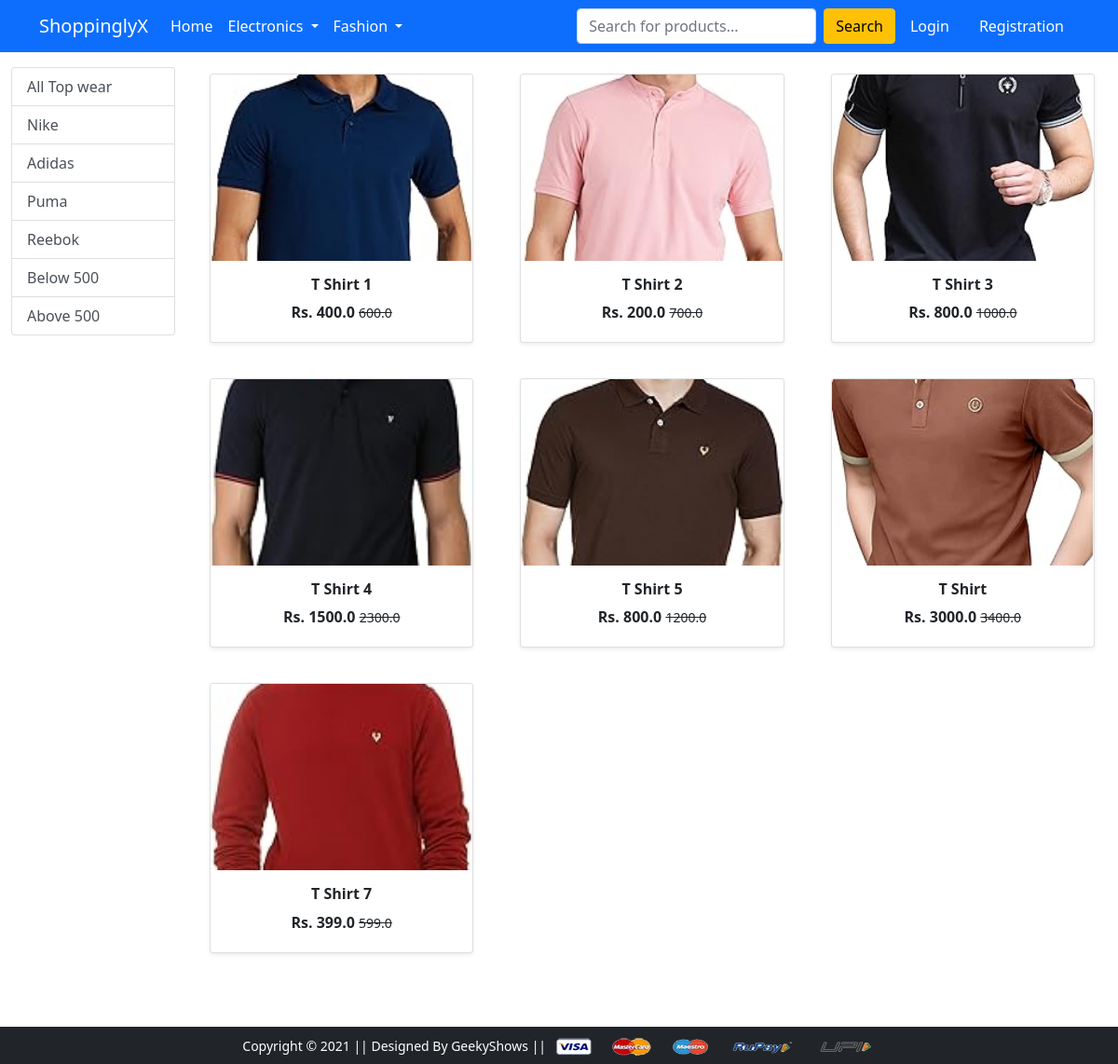
Screenshot of /topwear/ with the database file from the repository.
### app/models.py (models this page shows, shortened)
class Product(models.Model):
     title= models.CharField(max_length=100)
     selling_price= models.FloatField()
     discounted_price=models.FloatField()
     description = models.TextField()
     brand= models.CharField(max_length=100)
     category=models.CharField(choices=CATEGORY_CHOICES,max_length=2)
     product_image = models.ImageField(upload_to='productimg')

### app/views.py (the view)
# urls.py: path('topwear/', views.topwear_view, name='topwear'),
def topwear_view(request, data="None"):
    if data == 'None':
        topwear = Product.objects.filter(category='TW')  # Assuming 'TW' represents Top Wears
    elif data in ['Nike', 'Adidas', 'Puma', 'Reebok']:  # Add more brands if needed
        topwear = Product.objects.filter(category='TW', brand=data)
    elif data == 'below':
        topwear = Product.objects.filter(category='TW', discounted_price__lt=1000)  # Adjust price range as needed
    elif data == 'above':
        topwear = Product.objects.filter(category='TW', discounted_price__gt=1000)
    return render(request, 'app/topwear.html', {'topwear': topwear})

### app/context_processors.py (called while the page is built)
def cart_total(request):
    if request.user.is_authenticated:
        totalitem = Cart.objects.filter(user=request.user).aggregate(total_quantity=Sum('quantity'))['total_quantity'] or 0
        print("here total item is: ", totalitem)
    else:
        totalitem = 0
    return {'totalitems': totalitem}

### app/templates/app/topwear.html (shortened to what this page needs)
{% extends 'app/base.html' %}
{% load static %}
{% block main-content %}
<div class="container-fluid my-3">
  <div class="row">
    <div class="col-lg-2 col-md-3 col-sm-4 col-12 mb-3">
      <div class="list-group">
        <a href="{% url 'topwear' %}" class="list-group-item list-group-item-action" aria-current='true'>
          All Top wear
        </a>
        <a href="{% url 'topweardata' 'Nike' %}" class="list-group-item list-group-item-action">Nike</a>
        <a href="{% url 'topweardata' 'Adidas' %}" class="list-group-item list-group-item-action">Adidas</a>
        <a href="{% url 'topweardata' 'Puma' %}" class="list-group-item list-group-item-action">Puma</a>
        <a href="{% url 'topweardata' 'Reebok' %}" class="list-group-item list-group-item-action">Reebok</a>
        <a href="{% url 'topweardata' 'below' %}" class="list-group-item list-group-item-action">Below 500</a>
        <a href="{% url 'topweardata' 'above' %}" class="list-group-item list-group-item-action">Above 500</a>
      </div>
    </div>
    <div class="col-lg-10 col-md-9 col-sm-8 col-12">
      <div class="row">
        {% for product in topwear %}
          <div class="col-lg-4 col-md-6 col-sm-12 mb-4 d-flex justify-content-center">
            <a href="{% url 'product-detail' product.id %}" class="btn w-100">
              <div class="card shadow-sm">
                <img src="{{ product.product_image.url }}" alt="{{ product.title }}" class="card-img-top img-fluid" style="height: 200px; object-fit: cover;">
                <div class="card-body text-center">
                  <h6 class="fw-bold">{{ product.title }}</h6>
                  <p class="fw-bold mb-1">Rs. {{ product.discounted_price }}
                    <small class="fw-light text-decoration-line-through">{{ product.selling_price }}</small>
                  </p>
                </div>
              </div>
            </a>
          </div>
        {% endfor %}
      </div>
    </div>
  </div>
</div>
{% endblock main-content %}

### rows the page displays
Product: product_image (picture), title "T Shirt 1", discounted_price "400.0", selling_price "600.0"
Product: product_image (picture), title "T Shirt 2", discounted_price "200.0", selling_price "700.0"
Product: product_image (picture), title "T Shirt 3", discounted_price "800.0", selling_price "1000.0"
Product: product_image (picture), title "T Shirt 4", discounted_price "1500.0", selling_price "2300.0"
Product: product_image (picture), title "T Shirt 5", discounted_price "800.0", selling_price "1200.0"
Product: product_image (picture), title "T Shirt", discounted_price "3000.0", selling_price "3400.0"
Product: product_image (picture), title "T Shirt 7", discounted_price "399.0", selling_price "599.0"
